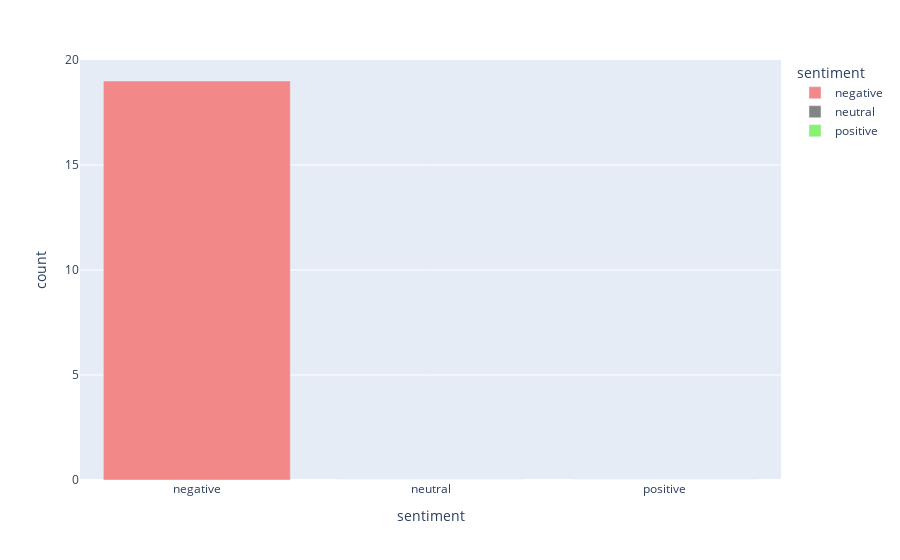

The cell this chart's notebook holds for it:
### Code cell
import plotly.express as px

fig = px.bar(tmp, x='sentiment', y='count', color='sentiment',
                color_discrete_map={'negative': 'rgba(242, 136, 136,1.25)', 
                                    'positive': 'rgba(137, 242, 114,1.25)', 
                                    'neutral':'rgb(131, 133, 132)'})
fig.show()

### Figure 1 — Plotly figure (JSON) as saved in the notebook; plotly's stock layout.template omitted (floating-point values rounded to 4 significant figures)
{"data": [{"alignmentgroup": "True", "hovertemplate": "sentiment=%{x}<br>count=%{y}<extra></extra>", "legendgroup": "negative", "marker": {"color": "rgba(242, 136, 136,1.25)"}, "name": "negative", "offsetgroup": "negative", "orientation": "v", "showlegend": true, "textposition": "auto", "type": "bar", "x": ["negative"], "xaxis": "x", "y": [19], "yaxis": "y"}, {"alignmentgroup": "True", "hovertemplate": "sentiment=%{x}<br>count=%{y}<extra></extra>", "legendgroup": "neutral", "marker": {"color": "rgb(131, 133, 132)"}, "name": "neutral", "offsetgroup": "neutral", "orientation": "v", "showlegend": true, "textposition": "auto", "type": "bar", "x": ["neutral"], "xaxis": "x", "y": [0], "yaxis": "y"}, {"alignmentgroup": "True", "hovertemplate": "sentiment=%{x}<br>count=%{y}<extra></extra>", "legendgroup": "positive", "marker": {"color": "rgba(137, 242, 114,1.25)"}, "name": "positive", "offsetgroup": "positive", "orientation": "v", "showlegend": true, "textposition": "auto", "type": "bar", "x": ["positive"], "xaxis": "x", "y": [0], "yaxis": "y"}], "layout": {"barmode": "relative", "legend": {"title": {"text": "sentiment"}, "tracegroupgap": 0}, "margin": {"t": 60}, "xaxis": {"anchor": "y", "categoryarray": ["negative", "neutral", "positive"], "categoryorder": "array", "domain": [0, 1], "title": {"text": "sentiment"}}, "yaxis": {"anchor": "x", "domain": [0, 1], "title": {"text": "count"}}}}
